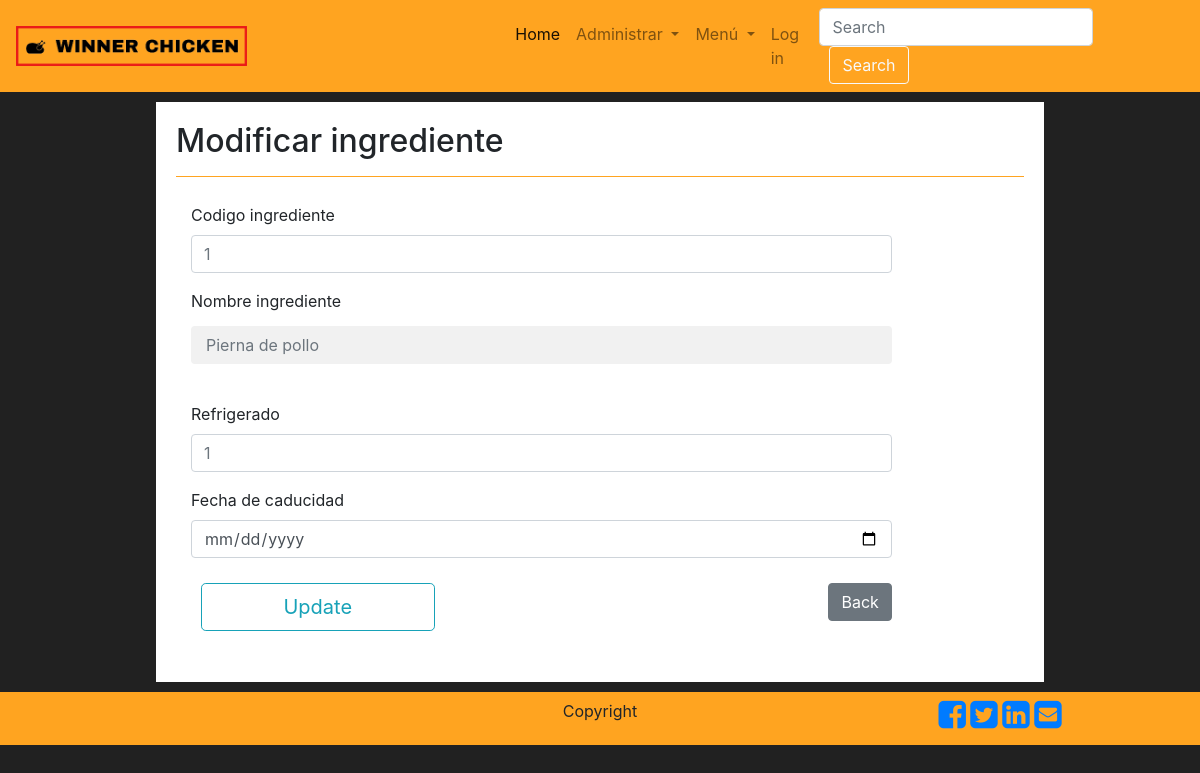
Page /update.php?id=1 on the committed database.
### tables this page shows
CREATE TABLE `ingredientes` (
  `id_ingredientes` int(11) NOT NULL,
  `nombre` varchar(50) NOT NULL,
  `refrigerado` int(11) NOT NULL
);

### update.php (the view, shortened to what this page needs)
<?php
    include "php/conexion.php";
    if(isset($_GET['id'])){
        $buscar=$pdo->prepare('SELECT * FROM restaurante.ingredientes WHERE id_ingredientes=:_id');
		$buscar->execute(array(
			':_id'=>(int) $_GET['id']
		));
		$resultado=$buscar->fetch();
    };
    ?>
    <!DOCTYPE html>
<html lang="en">
<head>
    <link rel="stylesheet" href="https://stackpath.bootstrapcdn.com/bootstrap/4.4.1/css/bootstrap.min.css">
    <link rel="stylesheet" href="https://cdnjs.cloudflare.com/ajax/libs/font-awesome/4.7.0/css/font-awesome.min.css">
    <link rel="stylesheet" href="css/main.css">
</head>
<body>
    <nav class="navbar navbar-expand-lg navbar-light bg-background">
      <div class="logo">
      <a href="#"> <img class="img-logo" src="img/logo_small.png" alt=""></a>
    </div>
      <div class="collapse navbar-collapse" id="navbarSupportedContent">
        <ul class="navbar-nav mr-auto">
          <li class="nav-item active">
            <a class="nav-link" href="home.php">Home <span class="sr-only">(current)</span></a>
          </li>
          <li class="nav-item dropdown">
            <a class="nav-link dropdown-toggle" href="#" id="navbarDropdown" role="button" data-toggle="dropdown" aria-haspopup="true" aria-expanded="false">
              Administrar
            </a>
          </li>
          <li class="nav-item dropdown">
            <a class="nav-link dropdown-toggle" href="#" id="navbarDropdown" role="button" data-toggle="dropdown" aria-haspopup="true" aria-expanded="false">
              Menú
            </a>
          </li>
          <li class="nav-item">
            <a class="nav-link " href="login.html">Log in</a>
          </li>
        </ul>
        <form class="form-inline my-2 my-lg-0">
          <input class="form-control mr-sm-2" type="search" placeholder="Search" aria-label="Search">
          <button class="btn btn-outline-light my-2 my-sm-0" type="submit">Search</button>
        </form>
      </div>
    </nav>
  <div class="container">
    <div class="register">
    <h2>Modificar ingrediente</h2>
    <hr>
      <div class="formulario">
          <form  method="post">
          <div class="form-group">
            <label >Codigo ingrediente</label>
            <input name="id" type="number" class="form-control"  placeholder="<?php if($resultado) echo $resultado['id_ingredientes']; ?>">
          </div>
          <div  class="form-group ">
            <label >Nombre ingrediente</label>
            <input name="nombre" type="text" class="form-control" placeholder="<?php if($resultado) echo $resultado['nombre']; ?>">
          </div>
          <div  class="form-group">
            <label>Refrigerado</label>
            <input name="refrigerado" type="number" class="form-control"  placeholder="<?php if($resultado) echo $resultado['refrigerado']; ?>">
          </div>
          <div class="form-group">
            <label>Fecha de caducidad</label>
            <input name="fecha" type="date" class="form-control"  value="<?php if($resultado) echo $resultado['fecha_caducidad']; ?>">
          </div>
          <div  class="form-group botones">
          <input type="submit" class="btn btn-outline-info btn-lg col-4" name="update" value="Update">
          <a class="btn btn-secondary back" href="CRUD_ingredientes.php">Back</a>
        </div>
          </form>
      </div>
    </div>
  </div>
<footer class="container-fluid text-center bg-background footer">
      <div class="row text-center">
        <div class="col-md-4">
        </div>
        <div class="col-md-4">
          <p>Copyright</p>
        </div>
        <div class="col-md-4">
          <div>
            <a href="#" id="share-fb" class="sharer button"><i class="fa fa-2x fa-facebook-square"></i></a>
            <a href="#" id="share-tw" class="sharer button"><i class="fa fa-2x fa-twitter-square"></i></a>
            <a href="#" id="share-li" class="sharer button"><i class="fa fa-2x fa-linkedin-square"></i></a>
            <a href="#" id="share-em" class="sharer button"><i class="fa fa-2x fa-envelope-square"></i></a>
          </div>
        </div>
      </div>
    </footer>
</body>
</html>

### css/main.css (style rules this page uses)
footer { padding: 0.4rem; }
.register { background-color: white; padding: 20px; margin: 10px; }
input[type=text], input[type=password] { width: 100%; padding: 15px; margin: 5px 0 22px 0; display: inline-block; border: none; background: #f1f1f1; }
hr { border: 1px solid #f1f1f1; margin-bottom: 25px; }
.btn { margin-left: 10px; }
.formulario { margin: 5px; padding: 10px; width: 85%; }
.register { width: 80%; margin: 0 auto; margin-top: 10px; margin-bottom: 10px; }
.back { float: right; }
.botones { margin-top: 25px; }
.bg-background { background-color: #ffa420; }
body { background-color: #212121; }
hr { margin-top: 1rem; margin-bottom: 1rem; border: 0; border-top: 1px solid #ffa420; }
.img-logo { width: 47%; }
.logo { padding-right: 0px; }

### rows in the picture
ingredientes: id "1", nombre "Pierna de pollo", refrigerado "1"
